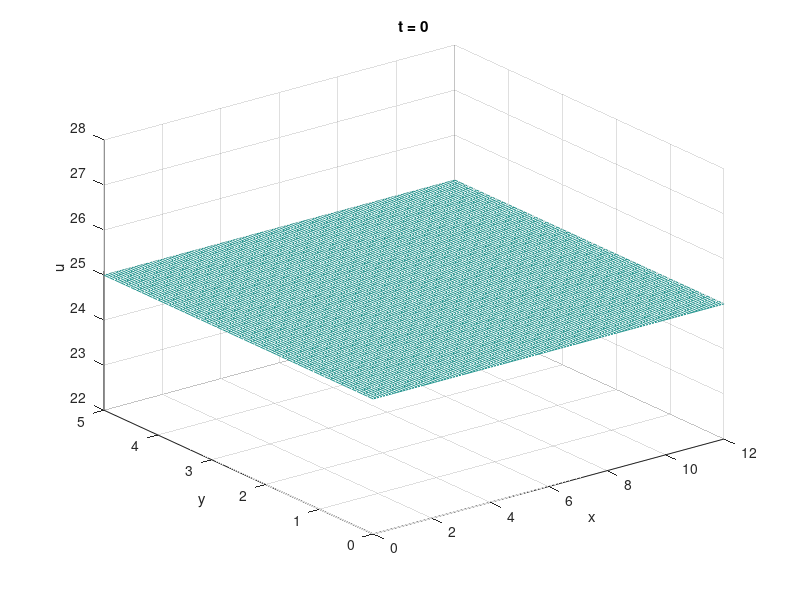
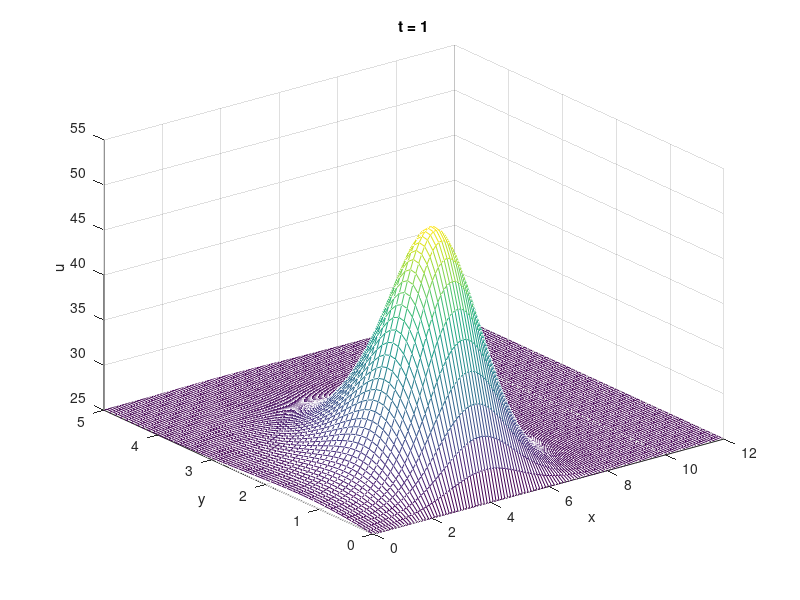
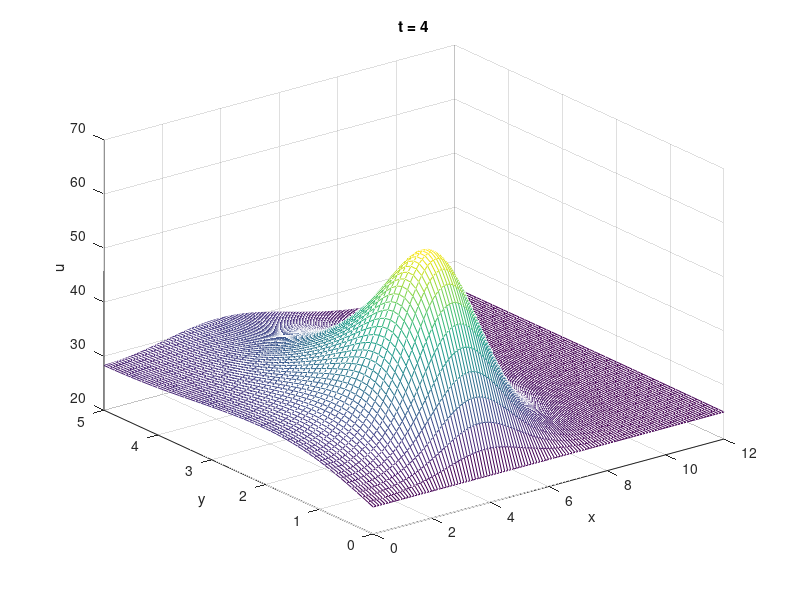
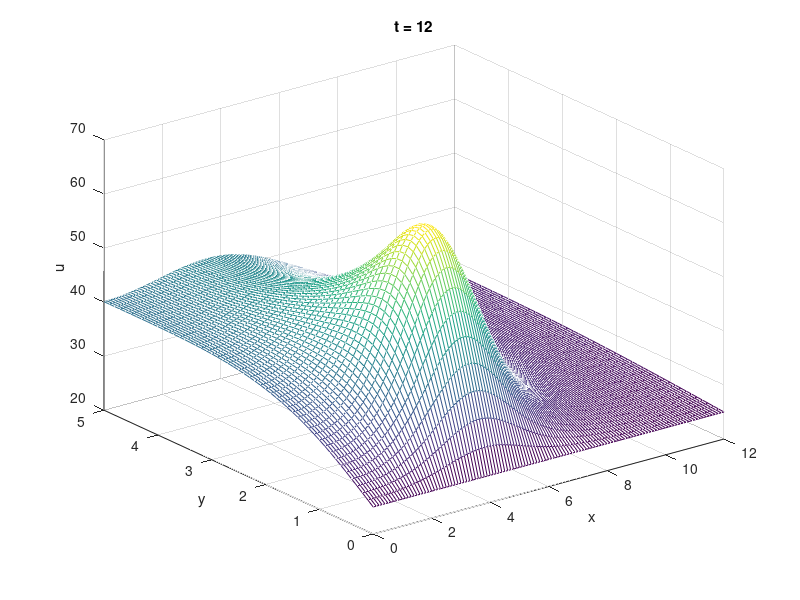

Recreate these plots in MATLAB, in order. (Note: this script raises an error after producing the figures.)
clear; clc; close all


% initial values + function
Lx=12; Ly=5; Te=25; T=40; Nx=120; h=Lx/Nx; Ny=round(Ly/h);
dt=1/3; Nt=round(T/dt); dt=T/Nt; t=(0:Nt)*dt;
x=(0:Nx)*h; y=(0:Ny)*h; nx=Nx+1; n=nx*Ny;
f=@(x,y)100.*exp(-.5.*(x-4).^2-4.*(y-1).^2);


% creating matrix
A=spalloc(n,n,5*n); b=zeros(n,1);
for j=1:Ny
    for i=0:Nx
        r=i+1+(j-1)*nx;
        A(r,r)=-4/h^2;
        
        if i==0 %Neoman condition
            A(r,r+1)=2/h^2;
        elseif i==Nx %Neoman condition
            A(r,r-1)=2/h^2;
        
        else
            A(r,r-1)=1/h^2; 
            A(r,r+1)=1/h^2;
        end

        if j==1 % fixed lower boundrary
            b(r)=Te/h^2;
        else
            A(r,r-nx)=1/h^2;
        end
        if j==Ny % insulated upper boundrary
            A(r,r-nx)=A(r,r-nx)+1/h^2;
        else
            A(r,r+nx)=1/h^2;
        end
        b(r)=b(r)+f(i*h,j*h); % f(x_i, y_i)
    end
end

u=Te*ones(n,1); I=speye(n); 
L=I-dt*A/2; R=I+dt*A/2; % Lu^k+1 = Ru^k + dt*b
ts=[0 1 4 12 22 40]; ns=round(ts/dt); V=zeros(n,numel(ts)); V(:,1)=u;
rp=round(6/h)+1+(round(2/h)-1)*nx; % (x, y) = (6, 2)
z=zeros(Nt+1,1); z(1)=u(rp); 

for k=1:Nt
    u=L\(R*u+dt*b);
    z(k+1)=u(rp);
    for q=2:numel(ts)
        if k==ns(q)
            V(:,q)=u;
        end
    end
end

%% plot figures
for q=1:numel(ts)
    W=[Te*ones(nx,1),reshape(V(:,q),nx,Ny)];
    figure(q); mesh(x,y,W'); xlabel('x'); ylabel('y'); zlabel('u'); title(sprintf('t = %g',ts(q)))
end

figure(7); plot(t,z,'LineWidth',1.2); hold on; yline(47.224999298104,'--');
xlabel('t'); ylabel('u(6,2,t)'); legend('u(6,2,t)','steady value','Location','southeast'); grid on
fprintf('u(6,2,40) = %.10f\n',z(end))
